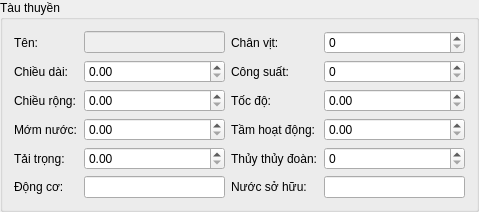
<?xml version="1.0" encoding="UTF-8"?>
<ui version="4.0">
 <class>ShipAttributeWidget</class>
 <widget class="QWidget" name="ShipAttributeWidget">
  <property name="geometry">
   <rect>
    <x>0</x>
    <y>0</y>
    <width>479</width>
    <height>207</height>
   </rect>
  </property>
  <property name="windowTitle">
   <string>ShipAttributeWidget</string>
  </property>
  <layout class="QGridLayout" name="gridLayout_2">
   <property name="leftMargin">
    <number>0</number>
   </property>
   <property name="topMargin">
    <number>0</number>
   </property>
   <property name="rightMargin">
    <number>0</number>
   </property>
   <property name="bottomMargin">
    <number>0</number>
   </property>
   <item row="0" column="0">
    <widget class="QGroupBox" name="groupBox">
     <property name="title">
      <string>Tàu thuyền</string>
     </property>
     <layout class="QGridLayout" name="gridLayout">
      <item row="0" column="0">
       <widget class="QLabel" name="label_12">
        <property name="text">
         <string>Tên:</string>
        </property>
       </widget>
      </item>
      <item row="0" column="1">
       <widget class="QLineEdit" name="tenLed">
        <property name="enabled">
         <bool>false</bool>
        </property>
       </widget>
      </item>
      <item row="0" column="2">
       <widget class="QLabel" name="label_8">
        <property name="text">
         <string>Chân vịt:</string>
        </property>
       </widget>
      </item>
      <item row="0" column="3">
       <widget class="QSpinBox" name="chanVitSpb"/>
      </item>
      <item row="1" column="0">
       <widget class="QLabel" name="label">
        <property name="text">
         <string>Chiều dài:</string>
        </property>
       </widget>
      </item>
      <item row="1" column="1">
       <widget class="QDoubleSpinBox" name="chieuDaiDspb"/>
      </item>
      <item row="1" column="2">
       <widget class="QLabel" name="label_7">
        <property name="text">
         <string>Công suất:</string>
        </property>
       </widget>
      </item>
      <item row="1" column="3">
       <widget class="QSpinBox" name="congSuatSpb"/>
      </item>
      <item row="2" column="0">
       <widget class="QLabel" name="label_2">
        <property name="text">
         <string>Chiều rộng:</string>
        </property>
       </widget>
      </item>
      <item row="2" column="1">
       <widget class="QDoubleSpinBox" name="chieuRongDspb"/>
      </item>
      <item row="2" column="2">
       <widget class="QLabel" name="label_5">
        <property name="text">
         <string>Tốc độ:</string>
        </property>
       </widget>
      </item>
      <item row="2" column="3">
       <widget class="QDoubleSpinBox" name="tocDoDspb"/>
      </item>
      <item row="3" column="0">
       <widget class="QLabel" name="label_3">
        <property name="text">
         <string>Mớm nước:</string>
        </property>
       </widget>
      </item>
      <item row="3" column="1">
       <widget class="QDoubleSpinBox" name="momNuocDspb"/>
      </item>
      <item row="3" column="2">
       <widget class="QLabel" name="label_6">
        <property name="text">
         <string>Tầm hoạt động:</string>
        </property>
       </widget>
      </item>
      <item row="3" column="3">
       <widget class="QDoubleSpinBox" name="tamHoatDongDspb"/>
      </item>
      <item row="4" column="0">
       <widget class="QLabel" name="label_4">
        <property name="text">
         <string>Tải trọng:</string>
        </property>
       </widget>
      </item>
      <item row="4" column="1">
       <widget class="QDoubleSpinBox" name="taiTrongDspb"/>
      </item>
      <item row="4" column="2">
       <widget class="QLabel" name="label_9">
        <property name="text">
         <string>Thủy thủy đoàn:</string>
        </property>
       </widget>
      </item>
      <item row="4" column="3">
       <widget class="QSpinBox" name="thuyThuDoanSpb"/>
      </item>
      <item row="5" column="0">
       <widget class="QLabel" name="label_10">
        <property name="text">
         <string>Động cơ:</string>
        </property>
       </widget>
      </item>
      <item row="5" column="1">
       <widget class="QLineEdit" name="dongCoLed"/>
      </item>
      <item row="5" column="2">
       <widget class="QLabel" name="label_11">
        <property name="text">
         <string>Nước sở hữu:</string>
        </property>
       </widget>
      </item>
      <item row="5" column="3">
       <widget class="QLineEdit" name="nuocSoHuuLed"/>
      </item>
     </layout>
    </widget>
   </item>
  </layout>
 </widget>
 <layoutdefault spacing="6" margin="11"/>
 <resources/>
 <connections/>
</ui>
